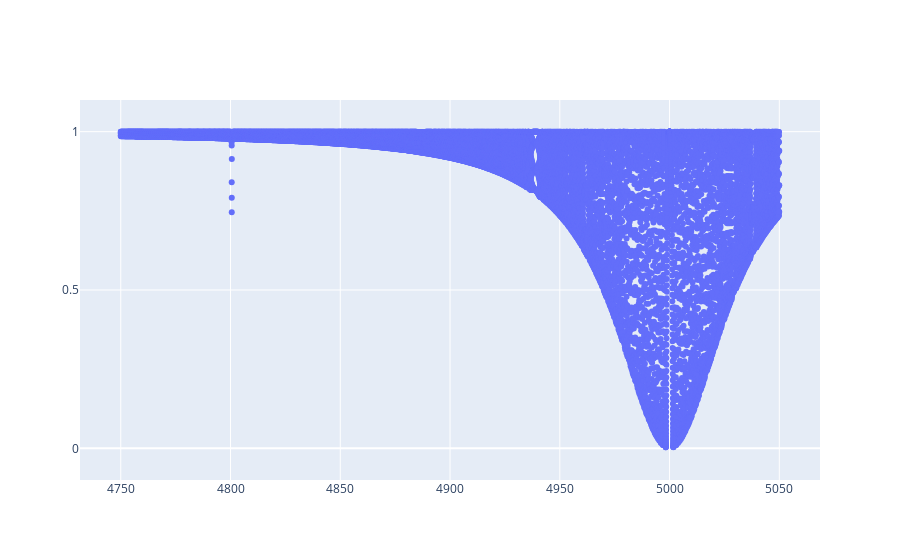

The notebook cell this image was saved under:
### Code cell
fig = go.Figure()

fig.add_trace(go.Scatter(x=ndData[:, 0], y=ndData[:, 1], mode='markers'))

fig.update_yaxes(
    range=[-0.1, 1.1],
    dtick=0.5,
)

### Figure 1 — Plotly figure (JSON) as saved in the notebook; plotly's stock layout.template omitted (floating-point values rounded to 4 significant figures; data arrays with more than 128 entries replaced by an {"elided": "..."} marker saying what was removed)
{"data": [{"mode": "markers", "type": "scatter", "x": {"elided": "18849 float values"}, "y": {"elided": "18849 float values"}}], "layout": {"yaxis": {"dtick": 0.5, "range": [-0.1, 1.1]}}}
